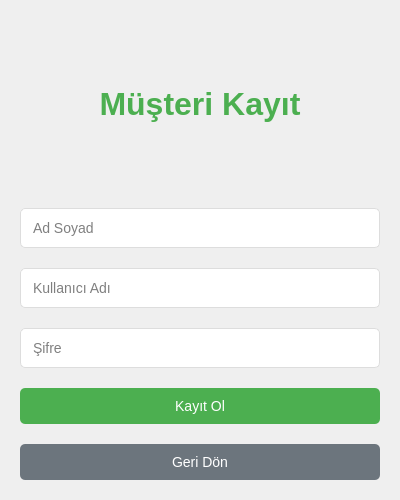
<?xml version="1.0" encoding="UTF-8"?>
<ui version="4.0">
 <class>CustomerRegisterUI</class>
 <widget class="QWidget" name="CustomerRegisterUI">
  <property name="geometry">
   <rect>
    <x>0</x>
    <y>0</y>
    <width>400</width>
    <height>500</height>
   </rect>
  </property>
  <property name="windowTitle">
   <string>Müşteri Kayıt</string>
  </property>
  <layout class="QVBoxLayout" name="verticalLayout">
   <property name="spacing">
    <number>20</number>
   </property>
   <property name="leftMargin">
    <number>20</number>
   </property>
   <property name="topMargin">
    <number>20</number>
   </property>
   <property name="rightMargin">
    <number>20</number>
   </property>
   <property name="bottomMargin">
    <number>20</number>
   </property>
   <item>
    <widget class="QLabel" name="title_label">
     <property name="font">
      <font>
       <family>Segoe UI</family>
       <pointsize>24</pointsize>
       <bold>true</bold>
      </font>
     </property>
     <property name="styleSheet">
      <string notr="true">color: #4CAF50;</string>
     </property>
     <property name="text">
      <string>Müşteri Kayıt</string>
     </property>
     <property name="alignment">
      <set>Qt::AlignCenter</set>
     </property>
    </widget>
   </item>
   <item>
    <widget class="QLineEdit" name="fullname_input">
     <property name="styleSheet">
      <string notr="true">QLineEdit {
    padding: 10px;
    border: 1px solid #ddd;
    border-radius: 5px;
    font-size: 14px;
}</string>
     </property>
     <property name="placeholderText">
      <string>Ad Soyad</string>
     </property>
    </widget>
   </item>
   <item>
    <widget class="QLineEdit" name="username_input">
     <property name="styleSheet">
      <string notr="true">QLineEdit {
    padding: 10px;
    border: 1px solid #ddd;
    border-radius: 5px;
    font-size: 14px;
}</string>
     </property>
     <property name="placeholderText">
      <string>Kullanıcı Adı</string>
     </property>
    </widget>
   </item>
   <item>
    <widget class="QLineEdit" name="password_input">
     <property name="echoMode">
      <enum>QLineEdit::Password</enum>
     </property>
     <property name="styleSheet">
      <string notr="true">QLineEdit {
    padding: 10px;
    border: 1px solid #ddd;
    border-radius: 5px;
    font-size: 14px;
}</string>
     </property>
     <property name="placeholderText">
      <string>Şifre</string>
     </property>
    </widget>
   </item>
   <item>
    <widget class="QPushButton" name="register_button">
     <property name="styleSheet">
      <string notr="true">QPushButton {
    background-color: #4CAF50;
    color: white;
    padding: 10px;
    border: none;
    border-radius: 5px;
    font-size: 14px;
}
QPushButton:hover {
    background-color: #45a049;
}</string>
     </property>
     <property name="text">
      <string>Kayıt Ol</string>
     </property>
    </widget>
   </item>
   <item>
    <widget class="QPushButton" name="back_button">
     <property name="styleSheet">
      <string notr="true">QPushButton {
    background-color: #6c757d;
    color: white;
    padding: 10px;
    border: none;
    border-radius: 5px;
    font-size: 14px;
}
QPushButton:hover {
    background-color: #5a6268;
}</string>
     </property>
     <property name="text">
      <string>Geri Dön</string>
     </property>
    </widget>
   </item>
  </layout>
 </widget>
 <resources/>
 <connections/>
</ui> 
